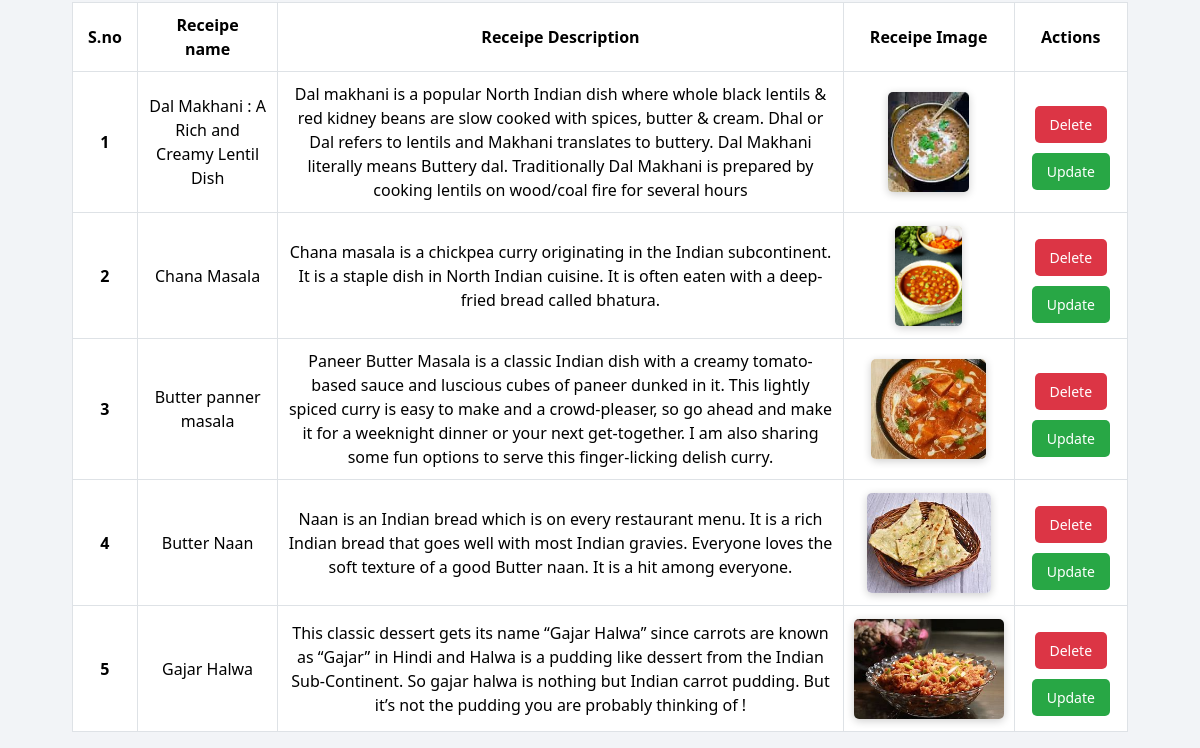
Page /receipes/ (signed in, lower part) on the earlier database version.
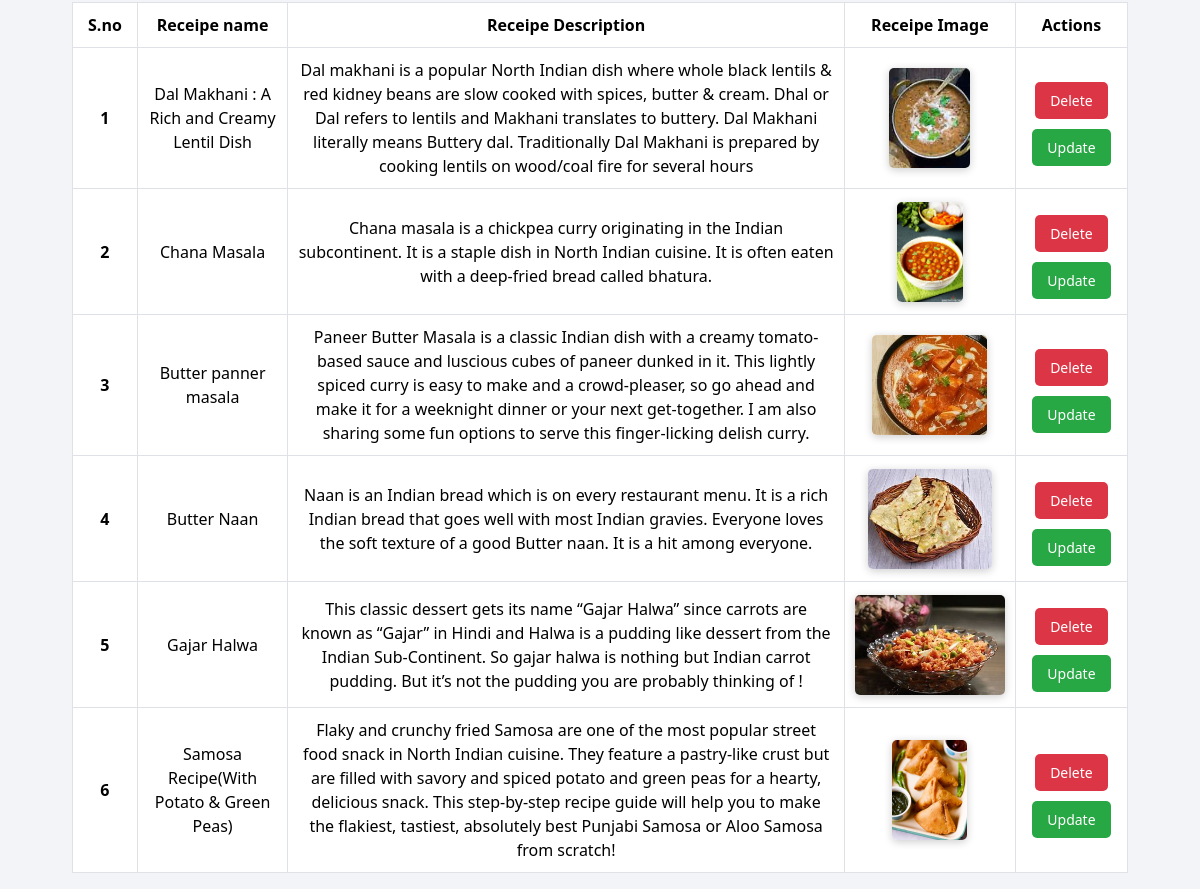
Same page on the later database version.
### vege/models.py (models this page shows)
class Receipe(models.Model):
    receipe_name = models.CharField(max_length=100)
    receipe_description = models.TextField()
    receipe_image = models.ImageField(upload_to="receipe")

### vege/views.py (the view, shortened to what this page needs)
# urls.py: path('receipes/', receipes , name="receipes" ),
@login_required(login_url='/login/')
def receipes(request):
   queryset = Receipe.objects.all()
   if request.GET.get('search'):
      queryset = queryset.filter(receipe_name__icontains = request.GET.get('search'))
   context = {'receipes' : queryset}
   return render(request , 'receipes.html' , context)

### vege/templates/receipes.html (shortened to what this page needs)
{% extends "base.html" %}
{%block start%}
  <div class = "container mt-5">
<br><br>
<table class="table mt-5">
  <thead>
    <tr>
      <th scope="col">S.no</th>
      <th scope="col">Receipe name</th>
      <th scope="col">Receipe Description</th>
      <th scope="col">Receipe Image</th>
      <th scope="col">Actions</th>
    </tr>
  </thead>
  <tbody>
    {% for receipe in receipes %}
    <tr>
      <th scope="row">{{ forloop.counter}}</th>
      <td>{{receipe.receipe_name}}</td>
      <td style="">{{receipe.receipe_description}}</td>
      <td>
        <img src ="/media/{{receipe.receipe_image}}" style="height:100px;"></td>
    <td>
      <a href ="/delete-receipe/{{receipe.id}}/" class=" btn btn-danger mt-3" style ="display:inline-block;">Delete</a>
      <a href ="/update-receipe/{{receipe.id}}/" class=" btn btn-success " style ="display:inline-block;">Update</a>
    </td>
</tr>
    {% endfor %}
  </tbody>
</table>
  </div>
            {% endblock%}

### vege/templates/base.html (shortened to what this page needs)
<!DOCTYPE html>
<html lang="en">
<head>
    <link href="https://cdn.jsdelivr.net/npm/bootstrap@5.3.3/dist/css/bootstrap.min.css" rel="stylesheet">
</head>
<body>
    {% block start %}
    {% endblock start %}
</body>
</html>

### vege/templates/base.html (style rules this page uses)
body { font-family: 'Segoe UI', Tahoma, Geneva, Verdana, sans-serif; background-color: #f2f4f7; margin: 0; padding: 0; }
.container { max-width: 90%; margin: auto; }
.table td img { height: 80px; }

### vege/templates/receipes.html (style rules this page uses)
.table { width: 100%; margin-top: 30px; border-collapse: collapse; background-color: #ffffff; border: 1px solid #dee2e6; }
.table thead { background-color: #007bff; color: #ffffff; }
.table th, .table td { padding: 10px 15px; text-align: center; vertical-align: middle; border: 1px solid #dee2e6; }
.table th { font-size: 16px; font-weight: bold; }
.table td img { border-radius: 5px; box-shadow: 0 2px 8px rgba(0, 0, 0, 0.2); height: 100px; }
.table td a { display: inline-block; padding: 8px 15px; font-size: 14px; border-radius: 5px; margin: 5px 10px; text-decoration: none; }
.table td a.btn-danger { background-color: #dc3545; color: white; }
.table td a.btn-success { background-color: #28a745; color: white; }
.table td { vertical-align: middle; padding: 10px; text-align: center; border: 1px solid #dee2e6; }
.table td a { margin: 5px 0; }
.btn { margin: 10px auto; display: block; background-color: #007bff; color: white; padding: 10px 15px; border: none; border-radius: 5px; transition: background-color 0.3s ease, transform 0.2s ease; }

Differences in the rows shown:
added Receipe: receipe_name "Samosa Recipe(With Potato & Green Peas)", receipe_description "Flaky and crunchy fried Samosa are one of the most popular street food snack in North Indian cuisine. They feature a pastry-like crust but are filled with savory and spiced potato and green peas for a hearty, delicious snack. This step-by-step recipe guide will help you to make the flakiest, tastiest, absolutely best Punjabi Samosa or Aloo Samosa from scratch!", receipe_image (picture)
